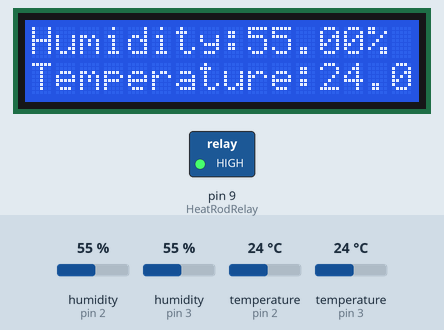
This sketch was run on a simulated Arduino Uno, built with avr-gcc and run on an emulated ATmega328P. On the bench: 16×2 character LCD, switched loads named in the sketch (green lamp = pin HIGH). The inputs (shaded band) are chosen by the test bench; at power-on: temperature (sensors on pin 2, pin 3) 24 °C, humidity (sensors on pin 2, pin 3) 55 %.

Above: at 1.2 s.
1.3 s: temperature (sensor on pin 2) set to 28.8 °C
At 3.4 s:
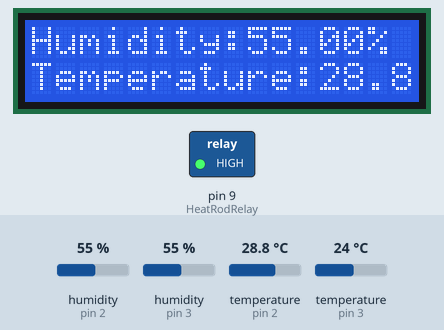
4.0 s: temperature (sensor on pin 2) set to 30 °C
At 5.6 s:
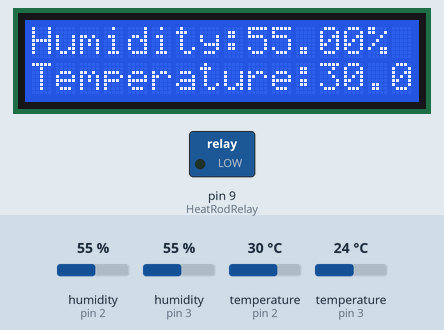
6.7 s: humidity (sensor on pin 2) set to 22 %
At 9.4 s:
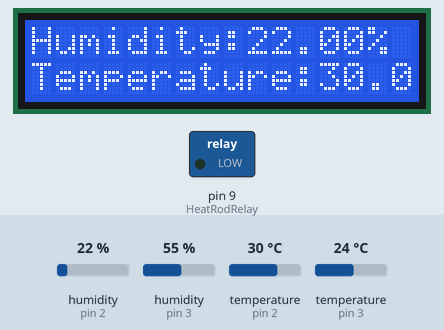
9.7 s: humidity (sensor on pin 2) set to 40 %
At 10.7 s:
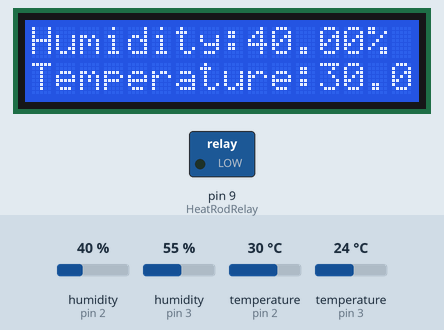
Timing chart, 0 to 12.7 s (numbered marks = the images above; inputs shaded):
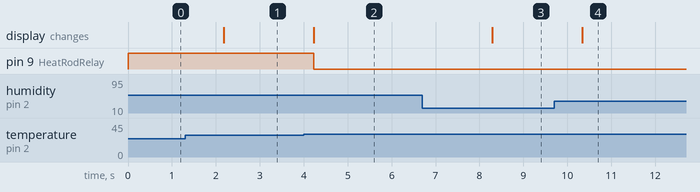

The sketch:

Incubator_with_two_sensors.ino
```cpp
#include <DHT.h> //temperature and humidity
#include "Wire.h" // For I2C
#include "LCD.h" // For LCD
#include "LiquidCrystal_I2C.h" // Added library*
#include <SoftwareSerial.h>
//Set the pins on the I2C chip used for LCD connections
//ADDR,EN,R/W,RS,D4,D5,D6,D7
///////////////////////////////////////////////////////////////////////////HEATRODRELAY
#define    HeatRodRelay 9
///////////////////////////////////////////////////////////////////////////////////////////////BLUETOOTH
SoftwareSerial mySerial(7, 8);
///////////////////////////////////////////////////////////////////////////////////////////////END BLUETOOTH
///////////////////////////////////////////////////////////////////////////////////////////////variable for  temperature DHT22
#define DHTPIN 2     // what pin we're connected to
#define DHTTYPE DHT22   // DHT 11  (AM2302)
DHT dht(DHTPIN, DHTTYPE);
float hum;  //Stores humidity value
float temp; //Stores temperature value
/////////////////////// sensor # 2
#define DHTPIN 3     // what pin we're connected to
#define DHTTYPE DHT22   // DHT 11  (AM2302)
DHT dht2(DHTPIN, DHTTYPE);
float hum2;  //Stores humidity value
float temp2; //Stores temperature value

////////////////////////////////////////////////////////////////////////////////////////////////End of variable for  temperature DHT22
///////////////////////////////////////////////////////////////////////////////////////////////variable for moisture
int sensor_pin = A0;
int output_value ;
///////////////////////////////////////////////////////////////////////////////////////////////ENF OF MOISTURE VARIABLES
LiquidCrystal_I2C lcd(0x3F, 2, 1, 0, 4, 5, 6, 7); // 0x27 is the default I2C bus address of the backpack-see article
void setup()
{
  ////////////////////////////////////////////////////////////////////////////////////////////// SETUP FOR HEATRELAY
   pinMode(HeatRodRelay, OUTPUT);
 digitalWrite(HeatRodRelay, HIGH);
///////////////////////////////////////////////////////////////////////////////////////////////BLUETOOTH
mySerial.begin(9600);
///////////////////////////////////////////////////////////////////////////////////////////////END BLUETOOTH
  /////////////////////////////////////////////////////////////////////////////////////////// Set up For Lcd Module
  lcd.begin (16, 2); // 16 x 2 LCD module
  lcd.setBacklightPin(3, POSITIVE); // BL, BL_POL
  lcd.setBacklight(HIGH);
  /////////////////////////////////////////////////////////////////////////////////////////////End of LCD Module

  ////////////////////////////////////////////////////////////////////////////////////////////SET UP FOR Moisture
  Serial.begin(9600);
  // delay(2000);
  ///////////////////////////////////////////////////////////////////////////////////////////END OF MOISTURE SET UP
  ////////////////////////////////////////////////////////////////////////////////////////////SET up for DHT22
  dht.begin();
  dht2.begin();


  ////////////////////////////////////////////////////////////////////////////////////////////END OF  SET up for DHT22
}
void loop()
{///////////////////////////////////////////////////////////////////
//   digitalWrite(HeatRodRelay, LOW);
//  delay(5000);
 //digitalWrite(HeatRodRelay, LOW);

  ///////////////////////////////////////////////////////////////////////////////////////////////MOISTURE CODE
  //output_value= analogRead(sensor_pin);
  //output_value = map(output_value,1024,0,0,100);

  ///////////////////////////////////////////////////////////////////////////////////////////////END OF MOISTURE CODE


  //////////////////////////////////////////////////////////////////////////////////////////     LCD MODULE CODE
  lcd.home ();
  // lcd.clear();// Set cursor to 0,0
  //////////////////////////////////////////////////////////////////////////////////////////Read data and store it to variables hum and temp
  hum = dht.readHumidity();
  temp = dht.readTemperature();
   hum2 = dht2.readHumidity();
  temp2 = dht2.readTemperature();
///////////////////////////////////////////////////////////

  lcd.setCursor (0, 0);
  lcd.print("Humidity:");// Go to home of 2nd line
  lcd.print(hum);
  lcd.print("%");
  lcd.setCursor (0, 1);
  lcd.print("Temperature:");// Go to home of 2nd line
  lcd.print(temp);
  lcd.print("C");//
  //    delay(5000); // Blinks of backlight
  //    lcd.clear();// Set cursor to 0,0
  //      lcd.print("Moisture:");// Go to home of 2nd line
  //    lcd.print(output_value);
  //    delay(5000);
    mySerial.print("temp");
  mySerial.print(temp);
  mySerial.print(",");
    mySerial.print("hum");
  mySerial.print(hum);
 // delay(3000);

  ////////////////////////////////////////////////////////////////////////////////////////////// END OF LCD MODULE CODE


  ///////////////////////////////////////////////////////////////////////////////////////////////////Decisional Structures


if(temp >29.3)
{
  digitalWrite(HeatRodRelay, LOW);
}
else if (temp < 29)
{
  digitalWrite(HeatRodRelay, HIGH);
  }

///////////////////////// Actaul Logic
//if(temp 37.6)
//{
//  digitalWrite(HeatRodRelay, LOW);
//}
//else if (temp < 37.4)
//{
//  digitalWrite(HeatRodRelay, HIGH);
//  }


}
```

Measured:
- the behaviour switches between 29.2 and 29.3 °C on temperature (sensor on pin 2) (found by bisection; images 1 and 2)
- after the input at 1.3 s, the display: changes after 0.88 s (image 1)
- after the input at 4.0 s, pin 9 (HeatRodRelay): HIGH → LOW after 0.23 s; the display: changes after 0.23 s (image 2)
- after the input at 6.7 s, the display: changes after 1.6 s (image 3)
- after the input at 9.7 s, the display: changes after 0.64 s (image 4)
